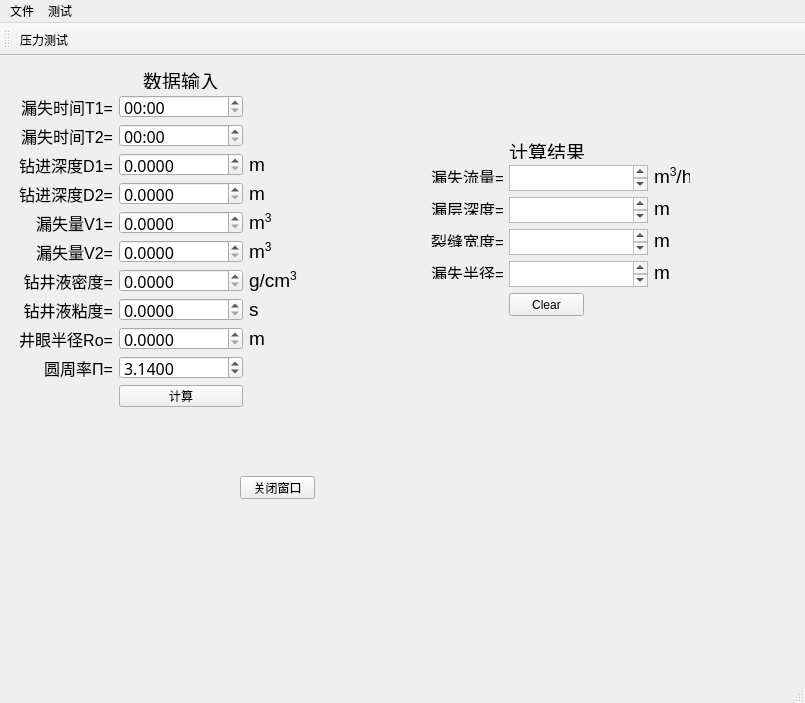
<?xml version="1.0" encoding="UTF-8"?>
<ui version="4.0">
 <class>MainWindow</class>
 <widget class="QMainWindow" name="MainWindow">
  <property name="geometry">
   <rect>
    <x>0</x>
    <y>0</y>
    <width>805</width>
    <height>703</height>
   </rect>
  </property>
  <property name="cursor">
   <cursorShape>ArrowCursor</cursorShape>
  </property>
  <property name="windowTitle">
   <string>MainWindow</string>
  </property>
  <property name="layoutDirection">
   <enum>Qt::LeftToRight</enum>
  </property>
  <property name="dockNestingEnabled">
   <bool>true</bool>
  </property>
  <widget class="QWidget" name="centralwidget">
   <widget class="QWidget" name="layoutWidget">
    <property name="geometry">
     <rect>
      <x>10</x>
      <y>10</y>
      <width>341</width>
      <height>341</height>
     </rect>
    </property>
    <layout class="QGridLayout" name="gridLayout">
     <item row="2" column="0">
      <widget class="QLabel" name="label_10">
       <property name="text">
        <string>&lt;html&gt;&lt;head/&gt;&lt;body&gt;&lt;p align=&quot;right&quot;&gt;&lt;span style=&quot; font-size:12pt;&quot;&gt;漏失时间T2=&lt;/span&gt;&lt;/p&gt;&lt;/body&gt;&lt;/html&gt;</string>
       </property>
      </widget>
     </item>
     <item row="8" column="0">
      <widget class="QLabel" name="label_8">
       <property name="text">
        <string>&lt;html&gt;&lt;head/&gt;&lt;body&gt;&lt;p align=&quot;right&quot;&gt;&lt;span style=&quot; font-size:12pt;&quot;&gt;钻井液粘度=&lt;/span&gt;&lt;/p&gt;&lt;/body&gt;&lt;/html&gt;</string>
       </property>
      </widget>
     </item>
     <item row="2" column="1">
      <widget class="QTimeEdit" name="time2">
       <property name="font">
        <font>
         <family>黑体</family>
         <pointsize>12</pointsize>
        </font>
       </property>
       <property name="displayFormat">
        <string>HH:mm</string>
       </property>
      </widget>
     </item>
     <item row="4" column="1">
      <widget class="QDoubleSpinBox" name="deep2">
       <property name="font">
        <font>
         <family>黑体</family>
         <pointsize>12</pointsize>
        </font>
       </property>
       <property name="suffix">
        <string/>
       </property>
       <property name="decimals">
        <number>4</number>
       </property>
       <property name="maximum">
        <double>999999999.000000000000000</double>
       </property>
       <property name="singleStep">
        <double>0.010000000000000</double>
       </property>
      </widget>
     </item>
     <item row="5" column="2">
      <widget class="QLabel" name="label_20">
       <property name="text">
        <string>&lt;html&gt;&lt;head/&gt;&lt;body&gt;&lt;p&gt;&lt;span style=&quot; font-size:14pt;&quot;&gt;m&lt;/span&gt;&lt;span style=&quot; font-size:14pt; vertical-align:super;&quot;&gt;3&lt;/span&gt;&lt;/p&gt;&lt;/body&gt;&lt;/html&gt;</string>
       </property>
      </widget>
     </item>
     <item row="0" column="1">
      <widget class="QLabel" name="label_13">
       <property name="text">
        <string>&lt;html&gt;&lt;head/&gt;&lt;body&gt;&lt;p align=&quot;center&quot;&gt;&lt;span style=&quot; font-size:14pt;&quot;&gt;数据输入&lt;/span&gt;&lt;/p&gt;&lt;/body&gt;&lt;/html&gt;</string>
       </property>
       <property name="wordWrap">
        <bool>false</bool>
       </property>
      </widget>
     </item>
     <item row="9" column="1">
      <widget class="QDoubleSpinBox" name="jybj">
       <property name="font">
        <font>
         <family>黑体</family>
         <pointsize>12</pointsize>
        </font>
       </property>
       <property name="suffix">
        <string/>
       </property>
       <property name="decimals">
        <number>4</number>
       </property>
       <property name="maximum">
        <double>999999999.000000000000000</double>
       </property>
       <property name="singleStep">
        <double>0.010000000000000</double>
       </property>
      </widget>
     </item>
     <item row="3" column="0">
      <widget class="QLabel" name="label_6">
       <property name="text">
        <string>&lt;html&gt;&lt;head/&gt;&lt;body&gt;&lt;p align=&quot;right&quot;&gt;&lt;span style=&quot; font-size:12pt;&quot;&gt;钻进深度D1=&lt;/span&gt;&lt;/p&gt;&lt;/body&gt;&lt;/html&gt;</string>
       </property>
      </widget>
     </item>
     <item row="10" column="0">
      <widget class="QLabel" name="label_7">
       <property name="text">
        <string>&lt;html&gt;&lt;head/&gt;&lt;body&gt;&lt;p align=&quot;right&quot;&gt;&lt;span style=&quot; font-size:12pt;&quot;&gt;圆周率Π=&lt;/span&gt;&lt;/p&gt;&lt;/body&gt;&lt;/html&gt;</string>
       </property>
      </widget>
     </item>
     <item row="1" column="1">
      <widget class="QTimeEdit" name="time1">
       <property name="font">
        <font>
         <family>黑体</family>
         <pointsize>12</pointsize>
        </font>
       </property>
       <property name="layoutDirection">
        <enum>Qt::LeftToRight</enum>
       </property>
       <property name="displayFormat">
        <string>HH:mm</string>
       </property>
      </widget>
     </item>
     <item row="7" column="0">
      <widget class="QLabel" name="label_4">
       <property name="text">
        <string>&lt;html&gt;&lt;head/&gt;&lt;body&gt;&lt;p align=&quot;right&quot;&gt;&lt;span style=&quot; font-size:12pt;&quot;&gt;钻井液密度=&lt;/span&gt;&lt;/p&gt;&lt;/body&gt;&lt;/html&gt;</string>
       </property>
      </widget>
     </item>
     <item row="6" column="1">
      <widget class="QDoubleSpinBox" name="lsl2">
       <property name="font">
        <font>
         <family>黑体</family>
         <pointsize>12</pointsize>
        </font>
       </property>
       <property name="suffix">
        <string/>
       </property>
       <property name="decimals">
        <number>4</number>
       </property>
       <property name="maximum">
        <double>999999999.000000000000000</double>
       </property>
       <property name="singleStep">
        <double>0.010000000000000</double>
       </property>
      </widget>
     </item>
     <item row="4" column="0">
      <widget class="QLabel" name="label_2">
       <property name="text">
        <string>&lt;html&gt;&lt;head/&gt;&lt;body&gt;&lt;p align=&quot;right&quot;&gt;&lt;span style=&quot; font-size:12pt;&quot;&gt;钻进深度D2=&lt;/span&gt;&lt;/p&gt;&lt;/body&gt;&lt;/html&gt;</string>
       </property>
      </widget>
     </item>
     <item row="6" column="2">
      <widget class="QLabel" name="label_21">
       <property name="text">
        <string>&lt;html&gt;&lt;head/&gt;&lt;body&gt;&lt;p&gt;&lt;span style=&quot; font-size:14pt;&quot;&gt;m&lt;/span&gt;&lt;span style=&quot; font-size:14pt; vertical-align:super;&quot;&gt;3&lt;/span&gt;&lt;/p&gt;&lt;/body&gt;&lt;/html&gt;</string>
       </property>
      </widget>
     </item>
     <item row="7" column="1">
      <widget class="QDoubleSpinBox" name="midu">
       <property name="font">
        <font>
         <family>黑体</family>
         <pointsize>12</pointsize>
        </font>
       </property>
       <property name="suffix">
        <string/>
       </property>
       <property name="decimals">
        <number>4</number>
       </property>
       <property name="maximum">
        <double>999999999.000000000000000</double>
       </property>
       <property name="singleStep">
        <double>0.010000000000000</double>
       </property>
      </widget>
     </item>
     <item row="8" column="1">
      <widget class="QDoubleSpinBox" name="niandu">
       <property name="font">
        <font>
         <family>黑体</family>
         <pointsize>12</pointsize>
        </font>
       </property>
       <property name="suffix">
        <string/>
       </property>
       <property name="decimals">
        <number>4</number>
       </property>
       <property name="maximum">
        <double>999999999.000000000000000</double>
       </property>
       <property name="singleStep">
        <double>0.010000000000000</double>
       </property>
      </widget>
     </item>
     <item row="10" column="1">
      <widget class="QDoubleSpinBox" name="pai">
       <property name="font">
        <font>
         <family>黑体</family>
         <pointsize>12</pointsize>
        </font>
       </property>
       <property name="suffix">
        <string/>
       </property>
       <property name="decimals">
        <number>4</number>
       </property>
       <property name="maximum">
        <double>999999999.000000000000000</double>
       </property>
       <property name="singleStep">
        <double>0.010000000000000</double>
       </property>
       <property name="value">
        <double>3.140000000000000</double>
       </property>
      </widget>
     </item>
     <item row="5" column="1">
      <widget class="QDoubleSpinBox" name="lsl1">
       <property name="font">
        <font>
         <family>黑体</family>
         <pointsize>12</pointsize>
        </font>
       </property>
       <property name="suffix">
        <string/>
       </property>
       <property name="decimals">
        <number>4</number>
       </property>
       <property name="maximum">
        <double>999999999.000000000000000</double>
       </property>
       <property name="singleStep">
        <double>0.010000000000000</double>
       </property>
      </widget>
     </item>
     <item row="7" column="2">
      <widget class="QLabel" name="label_22">
       <property name="text">
        <string>&lt;html&gt;&lt;head/&gt;&lt;body&gt;&lt;p&gt;&lt;span style=&quot; font-size:14pt;&quot;&gt;g/cm&lt;/span&gt;&lt;span style=&quot; font-size:14pt; vertical-align:super;&quot;&gt;3&lt;/span&gt;&lt;/p&gt;&lt;/body&gt;&lt;/html&gt;</string>
       </property>
      </widget>
     </item>
     <item row="5" column="0">
      <widget class="QLabel" name="label_3">
       <property name="text">
        <string>&lt;html&gt;&lt;head/&gt;&lt;body&gt;&lt;p align=&quot;right&quot;&gt;&lt;span style=&quot; font-size:12pt;&quot;&gt;漏失量V1=&lt;/span&gt;&lt;/p&gt;&lt;/body&gt;&lt;/html&gt;</string>
       </property>
      </widget>
     </item>
     <item row="6" column="0">
      <widget class="QLabel" name="label_12">
       <property name="text">
        <string>&lt;html&gt;&lt;head/&gt;&lt;body&gt;&lt;p align=&quot;right&quot;&gt;&lt;span style=&quot; font-size:12pt;&quot;&gt;漏失量V2=&lt;/span&gt;&lt;/p&gt;&lt;/body&gt;&lt;/html&gt;</string>
       </property>
      </widget>
     </item>
     <item row="11" column="1">
      <widget class="QPushButton" name="jisuan">
       <property name="text">
        <string>计算</string>
       </property>
      </widget>
     </item>
     <item row="1" column="0">
      <widget class="QLabel" name="label_9">
       <property name="frameShadow">
        <enum>QFrame::Plain</enum>
       </property>
       <property name="text">
        <string>&lt;html&gt;&lt;head/&gt;&lt;body&gt;&lt;p align=&quot;right&quot;&gt;&lt;span style=&quot; font-size:12pt;&quot;&gt;漏失时间T1=&lt;/span&gt;&lt;/p&gt;&lt;/body&gt;&lt;/html&gt;</string>
       </property>
      </widget>
     </item>
     <item row="8" column="2">
      <widget class="QLabel" name="label_23">
       <property name="text">
        <string>&lt;html&gt;&lt;head/&gt;&lt;body&gt;&lt;p&gt;&lt;span style=&quot; font-size:14pt;&quot;&gt;s&lt;/span&gt;&lt;/p&gt;&lt;/body&gt;&lt;/html&gt;</string>
       </property>
      </widget>
     </item>
     <item row="9" column="0">
      <widget class="QLabel" name="label_5">
       <property name="text">
        <string>&lt;html&gt;&lt;head/&gt;&lt;body&gt;&lt;p align=&quot;right&quot;&gt;&lt;span style=&quot; font-size:12pt;&quot;&gt;井眼半径Ro=&lt;/span&gt;&lt;/p&gt;&lt;/body&gt;&lt;/html&gt;</string>
       </property>
      </widget>
     </item>
     <item row="3" column="2">
      <widget class="QLabel" name="label_18">
       <property name="text">
        <string>&lt;html&gt;&lt;head/&gt;&lt;body&gt;&lt;p&gt;&lt;span style=&quot; font-size:14pt;&quot;&gt;m&lt;/span&gt;&lt;/p&gt;&lt;/body&gt;&lt;/html&gt;</string>
       </property>
      </widget>
     </item>
     <item row="4" column="2">
      <widget class="QLabel" name="label_19">
       <property name="text">
        <string>&lt;html&gt;&lt;head/&gt;&lt;body&gt;&lt;p&gt;&lt;span style=&quot; font-size:14pt;&quot;&gt;m&lt;/span&gt;&lt;/p&gt;&lt;/body&gt;&lt;/html&gt;</string>
       </property>
      </widget>
     </item>
     <item row="3" column="1">
      <widget class="QDoubleSpinBox" name="deep1">
       <property name="font">
        <font>
         <family>黑体</family>
         <pointsize>12</pointsize>
        </font>
       </property>
       <property name="suffix">
        <string/>
       </property>
       <property name="decimals">
        <number>4</number>
       </property>
       <property name="maximum">
        <double>999999999.000000000000000</double>
       </property>
       <property name="singleStep">
        <double>0.010000000000000</double>
       </property>
      </widget>
     </item>
     <item row="9" column="2">
      <widget class="QLabel" name="label_24">
       <property name="text">
        <string>&lt;html&gt;&lt;head/&gt;&lt;body&gt;&lt;p&gt;&lt;span style=&quot; font-size:14pt;&quot;&gt;m&lt;/span&gt;&lt;/p&gt;&lt;/body&gt;&lt;/html&gt;</string>
       </property>
      </widget>
     </item>
    </layout>
   </widget>
   <widget class="QPushButton" name="pushButton">
    <property name="geometry">
     <rect>
      <x>240</x>
      <y>420</y>
      <width>75</width>
      <height>23</height>
     </rect>
    </property>
    <property name="text">
     <string>关闭窗口</string>
    </property>
   </widget>
   <widget class="QLabel" name="label_17">
    <property name="geometry">
     <rect>
      <x>431</x>
      <y>205</y>
      <width>72</width>
      <height>18</height>
     </rect>
    </property>
    <property name="text">
     <string>&lt;html&gt;&lt;head/&gt;&lt;body&gt;&lt;p align=&quot;right&quot;&gt;&lt;span style=&quot; font-size:12pt;&quot;&gt;漏失半径=&lt;/span&gt;&lt;/p&gt;&lt;/body&gt;&lt;/html&gt;</string>
    </property>
   </widget>
   <widget class="QLabel" name="label_25">
    <property name="geometry">
     <rect>
      <x>654</x>
      <y>109</y>
      <width>36</width>
      <height>22</height>
     </rect>
    </property>
    <property name="text">
     <string>&lt;html&gt;&lt;head/&gt;&lt;body&gt;&lt;p&gt;&lt;span style=&quot; font-size:14pt;&quot;&gt;m&lt;/span&gt;&lt;span style=&quot; font-size:14pt; vertical-align:super;&quot;&gt;3&lt;/span&gt;&lt;span style=&quot; font-size:14pt;&quot;&gt;/h&lt;/span&gt;&lt;/p&gt;&lt;/body&gt;&lt;/html&gt;</string>
    </property>
   </widget>
   <widget class="QLabel" name="label_14">
    <property name="geometry">
     <rect>
      <x>431</x>
      <y>109</y>
      <width>72</width>
      <height>18</height>
     </rect>
    </property>
    <property name="text">
     <string>&lt;html&gt;&lt;head/&gt;&lt;body&gt;&lt;p align=&quot;right&quot;&gt;&lt;span style=&quot; font-size:12pt;&quot;&gt;漏失流量=&lt;/span&gt;&lt;/p&gt;&lt;/body&gt;&lt;/html&gt;</string>
    </property>
   </widget>
   <widget class="QLabel" name="label_11">
    <property name="geometry">
     <rect>
      <x>509</x>
      <y>81</y>
      <width>76</width>
      <height>22</height>
     </rect>
    </property>
    <property name="text">
     <string>&lt;html&gt;&lt;head/&gt;&lt;body&gt;&lt;p align=&quot;center&quot;&gt;&lt;span style=&quot; font-size:14pt;&quot;&gt;计算结果&lt;/span&gt;&lt;/p&gt;&lt;/body&gt;&lt;/html&gt;</string>
    </property>
    <property name="wordWrap">
     <bool>false</bool>
    </property>
   </widget>
   <widget class="QLabel" name="label_16">
    <property name="geometry">
     <rect>
      <x>431</x>
      <y>173</y>
      <width>72</width>
      <height>18</height>
     </rect>
    </property>
    <property name="text">
     <string>&lt;html&gt;&lt;head/&gt;&lt;body&gt;&lt;p align=&quot;right&quot;&gt;&lt;span style=&quot; font-size:12pt;&quot;&gt;裂缝宽度=&lt;/span&gt;&lt;/p&gt;&lt;/body&gt;&lt;/html&gt;</string>
    </property>
   </widget>
   <widget class="QLabel" name="label_28">
    <property name="geometry">
     <rect>
      <x>654</x>
      <y>205</y>
      <width>16</width>
      <height>22</height>
     </rect>
    </property>
    <property name="text">
     <string>&lt;html&gt;&lt;head/&gt;&lt;body&gt;&lt;p&gt;&lt;span style=&quot; font-size:14pt;&quot;&gt;m&lt;/span&gt;&lt;/p&gt;&lt;/body&gt;&lt;/html&gt;</string>
    </property>
   </widget>
   <widget class="QLabel" name="label_26">
    <property name="geometry">
     <rect>
      <x>654</x>
      <y>141</y>
      <width>20</width>
      <height>22</height>
     </rect>
    </property>
    <property name="text">
     <string>&lt;html&gt;&lt;head/&gt;&lt;body&gt;&lt;p&gt;&lt;span style=&quot; font-size:14pt;&quot;&gt;   m   &lt;/span&gt;&lt;/p&gt;&lt;/body&gt;&lt;/html&gt;</string>
    </property>
   </widget>
   <widget class="QTextBrowser" name="lcdeep">
    <property name="geometry">
     <rect>
      <x>509</x>
      <y>141</y>
      <width>139</width>
      <height>26</height>
     </rect>
    </property>
    <property name="sizePolicy">
     <sizepolicy hsizetype="Fixed" vsizetype="Fixed">
      <horstretch>0</horstretch>
      <verstretch>0</verstretch>
     </sizepolicy>
    </property>
    <property name="font">
     <font>
      <family>黑体</family>
      <pointsize>12</pointsize>
     </font>
    </property>
   </widget>
   <widget class="QLabel" name="label_27">
    <property name="geometry">
     <rect>
      <x>654</x>
      <y>173</y>
      <width>16</width>
      <height>22</height>
     </rect>
    </property>
    <property name="text">
     <string>&lt;html&gt;&lt;head/&gt;&lt;body&gt;&lt;p&gt;&lt;span style=&quot; font-size:14pt;&quot;&gt;m&lt;/span&gt;&lt;/p&gt;&lt;/body&gt;&lt;/html&gt;</string>
    </property>
   </widget>
   <widget class="QTextBrowser" name="lsbj">
    <property name="geometry">
     <rect>
      <x>509</x>
      <y>205</y>
      <width>139</width>
      <height>26</height>
     </rect>
    </property>
    <property name="sizePolicy">
     <sizepolicy hsizetype="Fixed" vsizetype="Fixed">
      <horstretch>0</horstretch>
      <verstretch>0</verstretch>
     </sizepolicy>
    </property>
    <property name="font">
     <font>
      <family>黑体</family>
      <pointsize>12</pointsize>
     </font>
    </property>
   </widget>
   <widget class="QTextBrowser" name="lfkd">
    <property name="geometry">
     <rect>
      <x>509</x>
      <y>173</y>
      <width>139</width>
      <height>26</height>
     </rect>
    </property>
    <property name="sizePolicy">
     <sizepolicy hsizetype="Fixed" vsizetype="Fixed">
      <horstretch>0</horstretch>
      <verstretch>0</verstretch>
     </sizepolicy>
    </property>
    <property name="font">
     <font>
      <family>黑体</family>
      <pointsize>12</pointsize>
     </font>
    </property>
   </widget>
   <widget class="QTextBrowser" name="lsll">
    <property name="enabled">
     <bool>true</bool>
    </property>
    <property name="geometry">
     <rect>
      <x>509</x>
      <y>109</y>
      <width>139</width>
      <height>26</height>
     </rect>
    </property>
    <property name="sizePolicy">
     <sizepolicy hsizetype="Fixed" vsizetype="Fixed">
      <horstretch>0</horstretch>
      <verstretch>0</verstretch>
     </sizepolicy>
    </property>
    <property name="font">
     <font>
      <family>黑体</family>
      <pointsize>12</pointsize>
     </font>
    </property>
   </widget>
   <widget class="QLabel" name="label_15">
    <property name="geometry">
     <rect>
      <x>431</x>
      <y>141</y>
      <width>72</width>
      <height>18</height>
     </rect>
    </property>
    <property name="text">
     <string>&lt;html&gt;&lt;head/&gt;&lt;body&gt;&lt;p align=&quot;right&quot;&gt;&lt;span style=&quot; font-size:12pt;&quot;&gt;漏层深度=&lt;/span&gt;&lt;/p&gt;&lt;/body&gt;&lt;/html&gt;</string>
    </property>
   </widget>
   <widget class="QPushButton" name="clear">
    <property name="geometry">
     <rect>
      <x>509</x>
      <y>237</y>
      <width>75</width>
      <height>23</height>
     </rect>
    </property>
    <property name="text">
     <string>Clear</string>
    </property>
   </widget>
  </widget>
  <widget class="QMenuBar" name="menuBar">
   <property name="geometry">
    <rect>
     <x>0</x>
     <y>0</y>
     <width>805</width>
     <height>23</height>
    </rect>
   </property>
   <widget class="QMenu" name="menu">
    <property name="title">
     <string>文件</string>
    </property>
   </widget>
   <widget class="QMenu" name="menu_2">
    <property name="title">
     <string>测试</string>
    </property>
    <addaction name="actionylcs"/>
   </widget>
   <addaction name="menu"/>
   <addaction name="menu_2"/>
  </widget>
  <widget class="QToolBar" name="toolBar">
   <property name="windowTitle">
    <string>toolBar</string>
   </property>
   <attribute name="toolBarArea">
    <enum>TopToolBarArea</enum>
   </attribute>
   <attribute name="toolBarBreak">
    <bool>false</bool>
   </attribute>
   <addaction name="actionylcs"/>
  </widget>
  <widget class="QStatusBar" name="statusBar"/>
  <action name="actionylcs">
   <property name="text">
    <string>压力测试</string>
   </property>
  </action>
 </widget>
 <tabstops>
  <tabstop>time1</tabstop>
  <tabstop>time2</tabstop>
  <tabstop>deep1</tabstop>
  <tabstop>deep2</tabstop>
  <tabstop>lsl1</tabstop>
  <tabstop>lsl2</tabstop>
  <tabstop>midu</tabstop>
  <tabstop>niandu</tabstop>
  <tabstop>jybj</tabstop>
  <tabstop>pai</tabstop>
  <tabstop>jisuan</tabstop>
  <tabstop>lsll</tabstop>
  <tabstop>lcdeep</tabstop>
  <tabstop>lfkd</tabstop>
  <tabstop>lsbj</tabstop>
  <tabstop>clear</tabstop>
 </tabstops>
 <resources>
  <include location="../../Pictures/picture.qrc"/>
 </resources>
 <connections>
  <connection>
   <sender>pushButton</sender>
   <signal>clicked()</signal>
   <receiver>MainWindow</receiver>
   <slot>close()</slot>
   <hints>
    <hint type="sourcelabel">
     <x>388</x>
     <y>479</y>
    </hint>
    <hint type="destinationlabel">
     <x>417</x>
     <y>509</y>
    </hint>
   </hints>
  </connection>
 </connections>
 <slots>
  <slot>pushButton_jisuan_click()</slot>
  <slot>pushButton_clear_click()</slot>
 </slots>
</ui>
